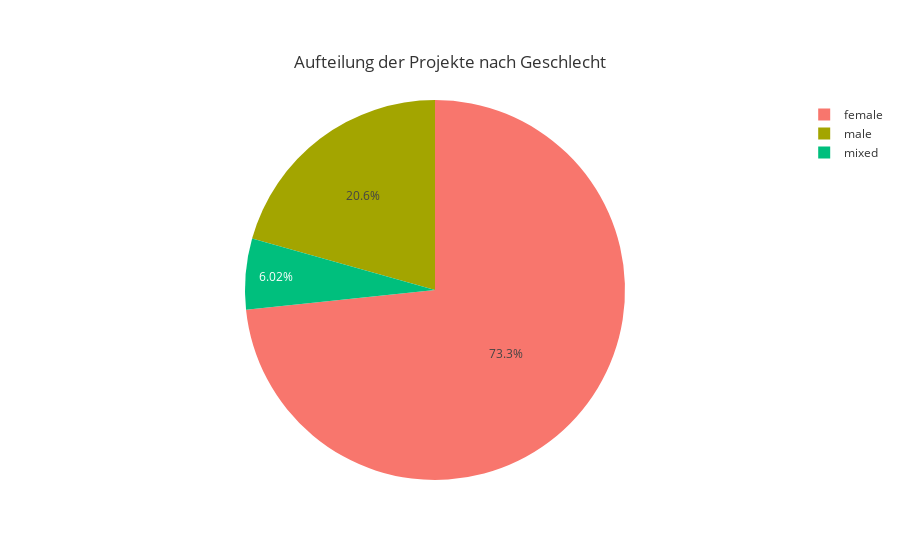

Notebook cell for this chart:
### Code cell
# Kreisdiagramm mit Plotly Express erstellen 
fig = px.pie(gender_counts, values=gender_counts, names=gender_counts.index,
#            color_discrete_sequence=color_scale, 
             template = 'ggplot2',
             title='Aufteilung der Projekte nach Geschlecht')

fig.update_layout(
    title=dict(
        x=0.5,  #  den Titel horizontal zentrieren
        y=0.9   # die vertikale Position des Titels anpassen
              )
                 )
# das Kreisdiagramm anzeigen lassen
fig.show()

### Figure 1 — Plotly figure (JSON) as saved in the notebook; plotly's stock layout.template omitted (floating-point values rounded to 4 significant figures)
{"data": [{"domain": {"x": [0, 1], "y": [0, 1]}, "hovertemplate": "index=%{label}<br>value=%{value}<extra></extra>", "labels": ["female", "male", "mixed"], "legendgroup": "", "name": "", "showlegend": true, "type": "pie", "values": [492302, 138523, 40380]}], "layout": {"legend": {"tracegroupgap": 0}, "title": {"text": "Aufteilung der Projekte nach Geschlecht", "x": 0.5, "y": 0.9}}}
